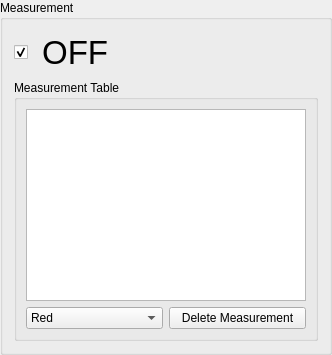
             <widget class="QGroupBox" name="groupBox_measurement">
              <property name="title">
               <string>Measurement</string>
              </property>
              <layout class="QGridLayout" name="gridLayout_9">
               <item row="0" column="0">
                <widget class="QCheckBox" name="checkBox_measurement">
                 <property name="enabled">
                  <bool>true</bool>
                 </property>
                 <property name="font">
                  <font>
                   <pointsize>25</pointsize>
                   <bold>false</bold>
                  </font>
                 </property>
                 <property name="text">
                  <string> OFF</string>
                 </property>
                 <property name="icon">
                  <iconset>
                   <normaloff>:/Icons/nternet/Icons/Internet/measure.png</normaloff>:/Icons/nternet/Icons/Internet/measure.png</iconset>
                 </property>
                 <property name="iconSize">
                  <size>
                   <width>50</width>
                   <height>50</height>
                  </size>
                 </property>
                 <property name="checked">
                  <bool>true</bool>
                 </property>
                </widget>
               </item>
               <item row="1" column="0">
                <widget class="QGroupBox" name="groupBox_">
                 <property name="title">
                  <string>Measurement Table</string>
                 </property>
                 <layout class="QGridLayout" name="gridLayout_19">
                  <item row="1" column="0">
                   <widget class="QComboBox" name="comboBox_measurementColors">
                    <item>
                     <property name="text">
                      <string>Red</string>
                     </property>
                    </item>
                    <item>
                     <property name="text">
                      <string>Green</string>
                     </property>
                    </item>
                    <item>
                     <property name="text">
                      <string>Blue</string>
                     </property>
                    </item>
                    <item>
                     <property name="text">
                      <string>Yellow</string>
                     </property>
                    </item>
                    <item>
                     <property name="text">
                      <string>Magenta</string>
                     </property>
                    </item>
                   </widget>
                  </item>
                  <item row="1" column="1">
                   <widget class="QPushButton" name="pushButton_deleteMeasurement">
                    <property name="text">
                     <string>Delete Measurement</string>
                    </property>
                   </widget>
                  </item>
                  <item row="0" column="0" colspan="2">
                   <widget class="QTableWidget" name="tableWidget_meaurement">
                    <property name="minimumSize">
                     <size>
                      <width>280</width>
                      <height>0</height>
                     </size>
                    </property>
                    <property name="maximumSize">
                     <size>
                      <width>280</width>
                      <height>16777215</height>
                     </size>
                    </property>
                    <property name="selectionBehavior">
                     <enum>QAbstractItemView::SelectRows</enum>
                    </property>
                   </widget>
                  </item>
                 </layout>
                </widget>
               </item>
              </layout>
             </widget>
